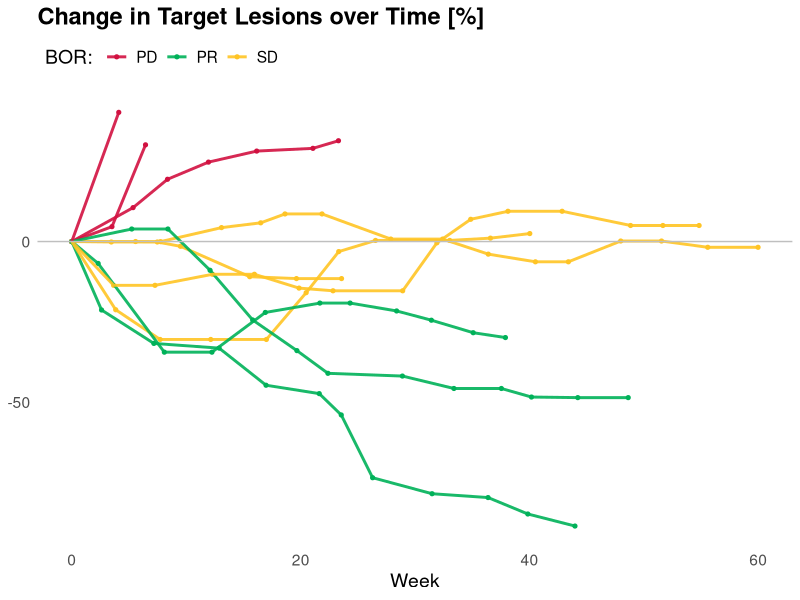

The R script that drew this image:
## ---- chunk 1
library(readr)
library(ggplot2)
sumldiam <- read_csv("data/sumldiam.csv")
## ---- chunk 2
ggplot(sumldiam, aes(x, y, group = SUBJ, color = BOR)) +
    theme_minimal() +
    geom_point(size = 1.1) +
    geom_line(alpha = .9, size = 1) +
    scale_color_manual(
        "BOR: ",
        values = c("CR" = "#00aedb", "PR" = "#00b159",
                   "SD" = "#ffc425", "PD" = "#d11141",
                   "NE" = "#545454"),
        guide  = guide_legend(order = 1)
    ) +
    geom_hline(yintercept = 0, color = "gray75") +
    labs(y = NULL,
         x = "Week") +
    theme(panel.grid = element_blank(),
          legend.direction = "horizontal",
          legend.position = "top",
          legend.justification = "left",
          text = element_text(size = 14),
          plot.title = element_text(size = 17, face = "bold")) +
    ggtitle("Change in Target Lesions over Time [%]") +
    NULL
